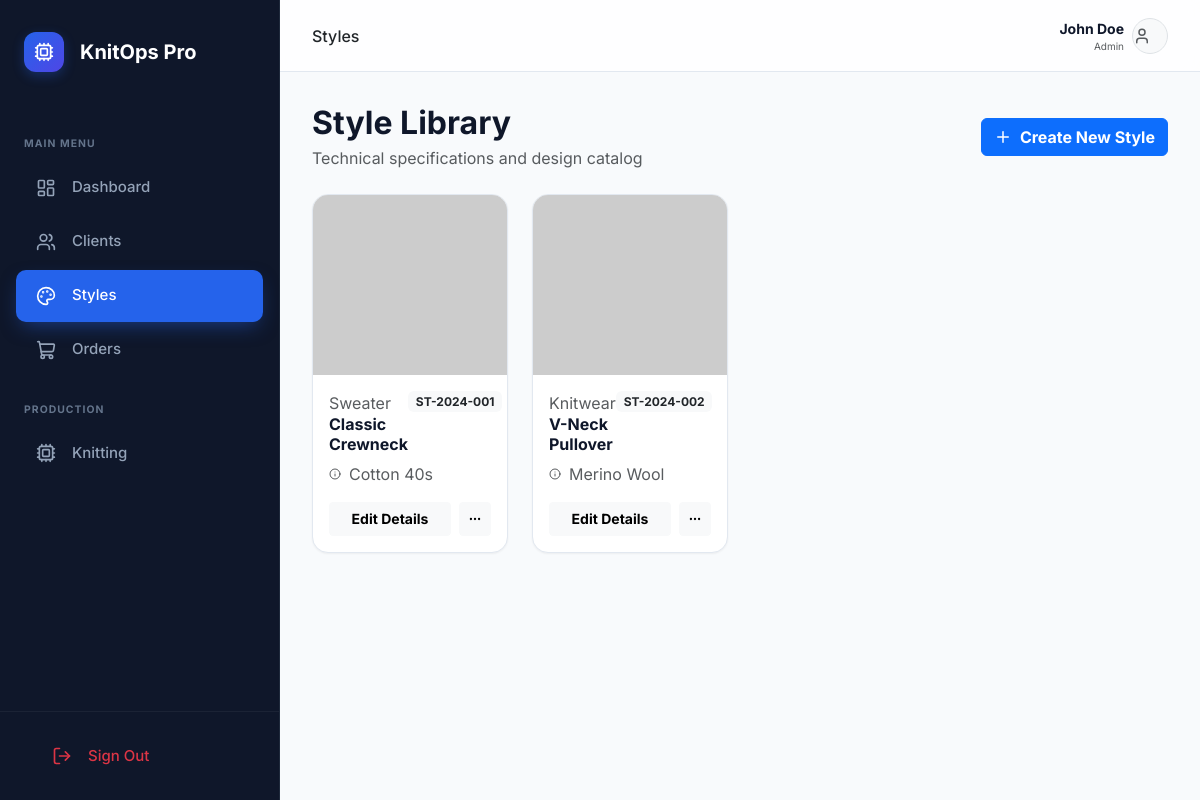
Page /styles.php (signed in) on the committed database.
### tables this page shows
CREATE TABLE IF NOT EXISTS styles (
    id VARCHAR(50) PRIMARY KEY,
    name VARCHAR(100) NOT NULL,
    category VARCHAR(50),
    yarn_type VARCHAR(100),
    image_url VARCHAR(255),
    created_at TIMESTAMP DEFAULT CURRENT_TIMESTAMP
);

### styles.php (the view, shortened to what this page needs)
<?php
include 'header.php';
$styles = $pdo->query("SELECT * FROM styles ORDER BY created_at DESC")->fetchAll();
?>
<div class="d-flex justify-content-between align-items-center mb-4">
    <div>
        <h2 class="fw-bold mb-1">Style Library</h2>
        <p class="text-muted mb-0">Technical specifications and design catalog</p>
    </div>
    <button class="btn btn-primary fw-bold d-flex align-items-center gap-2" data-bs-toggle="modal" data-bs-target="#addStyleModal">
        <i data-lucide="plus" style="width: 18px;"></i>
        Create New Style
    </button>
</div>
<div class="row g-4">
    <?php foreach ($styles as $style): ?>
    <div class="col-md-3">
        <div class="stat-card p-0 overflow-hidden">
            <img src="<?php echo htmlspecialchars($style['image_url']); ?>" class="w-100" style="height: 180px; object-fit: cover;" alt="<?php echo htmlspecialchars($style['name']); ?>">
            <div class="p-3">
                <div class="d-flex justify-content-between align-items-start mb-2">
                    <div>
                        <p class="text-muted x-small mb-0"><?php echo htmlspecialchars($style['category']); ?></p>
                        <h6 class="fw-bold mb-0"><?php echo htmlspecialchars($style['name']); ?></h6>
                    </div>
                    <span class="badge bg-light text-dark x-small"><?php echo htmlspecialchars($style['id']); ?></span>
                </div>
                <div class="d-flex align-items-center gap-2 text-muted x-small mb-3">
                    <i data-lucide="info" style="width: 12px;"></i>
                    <span><?php echo htmlspecialchars($style['yarn_type']); ?></span>
                </div>
                <div class="d-flex gap-2">
                    <button class="btn btn-light btn-sm flex-grow-1 x-small fw-bold">Edit Details</button>
                    <button class="btn btn-light btn-sm x-small"><i data-lucide="more-horizontal" style="width: 14px;"></i></button>
                </div>
            </div>
        </div>
    </div>
    <?php endforeach; ?>
</div>
<?php include 'footer.php'; ?>

### header.php (shortened to what this page needs)
<!DOCTYPE html>
<html lang="en">
<head>
    <link href="https://cdn.jsdelivr.net/npm/bootstrap@5.3.3/dist/css/bootstrap.min.css" rel="stylesheet">
</head>
<body>
    <div id="app-container">
        <aside class="sidebar">
            <div class="sidebar-header">
                <div class="logo-box">
                    <i data-lucide="cpu" style="width: 20px; height: 20px;"></i>
                </div>
                <span class="fw-bold text-white fs-5">KnitOps Pro</span>
            </div>
            <div class="flex-grow-1 mt-2">
                <span class="nav-section-label">Main Menu</span>
                <a href="dashboard.php" class="nav-link <?php echo basename($_SERVER['PHP_SELF']) == 'dashboard.php' ? 'active' : ''; ?>">
                    <i data-lucide="layout-dashboard" style="width: 20px;"></i>
                    <span>Dashboard</span>
                </a>
                <a href="clients.php" class="nav-link <?php echo basename($_SERVER['PHP_SELF']) == 'clients.php' ? 'active' : ''; ?>">
                    <i data-lucide="users" style="width: 20px;"></i>
                    <span>Clients</span>
                </a>
                <a href="styles.php" class="nav-link <?php echo basename($_SERVER['PHP_SELF']) == 'styles.php' ? 'active' : ''; ?>">
                    <i data-lucide="palette" style="width: 20px;"></i>
                    <span>Styles</span>
                </a>
                <a href="orders.php" class="nav-link <?php echo basename($_SERVER['PHP_SELF']) == 'orders.php' ? 'active' : ''; ?>">
                    <i data-lucide="shopping-cart" style="width: 20px;"></i>
                    <span>Orders</span>
                </a>
                <span class="nav-section-label">Production</span>
                <a href="knitting.php" class="nav-link <?php echo basename($_SERVER['PHP_SELF']) == 'knitting.php' ? 'active' : ''; ?>">
                    <i data-lucide="cpu" style="width: 20px;"></i>
                    <span>Knitting</span>
                </a>
            </div>
            <div class="p-3 border-top border-secondary" style="border-color: rgba(255,255,255,0.05) !important;">
                <a href="backend/auth.php?logout=1" class="nav-link text-danger">
                    <i data-lucide="log-out" style="width: 20px;"></i>
                    <span>Sign Out</span>
                </a>
            </div>
        </aside>
        <main class="main-content">
            <header class="header">
                <div class="d-flex align-items-center gap-3">
                    <span class="text-dark fw-medium"><?php echo ucfirst(str_replace('.php', '', basename($_SERVER['PHP_SELF']))); ?></span>
                </div>
                <div class="d-flex align-items-center gap-3">
                    <div class="d-flex align-items-center gap-2">
                        <div class="text-end d-none d-sm-block">
                            <p class="mb-0 fw-bold small"><?php echo $_SESSION['user_name']; ?></p>
                            <p class="mb-0 text-muted" style="font-size: 10px;"><?php echo ucfirst($_SESSION['user_role']); ?></p>
                        </div>
                        <div class="bg-light rounded-circle d-flex align-items-center justify-center border" style="width: 36px; height: 36px;">
                            <i data-lucide="user" class="text-muted" style="width: 18px;"></i>
                        </div>
                    </div>
                </div>
            </header>
            <div class="content-area">

### footer.php (shortened to what this page needs)
            </div>
        </main>
    </div>
</body>
</html>

### header.php (style rules this page uses)
:root { --slate-50: #f8fafc; --slate-100: #f1f5f9; --slate-200: #e2e8f0; --slate-300: #cbd5e1; --slate-400: #94a3b8; --slate-500: #64748b; --slate-600: #475569; --slate-700: #334155; --slate-800: #1e293b; --slate-900: #0f172a; --blue-600: #2563eb; --blue-700: #1d4ed8; --emerald-500: #10b981; --rose-500: #f43f5e; --amber-500: #f59e0b; --radius-md: 0.75rem; --radius-lg: 1rem; --radius-xl: 1.5rem; --shadow-sm: 0 1px 2px 0 rgb(0 0 0 / 0.05); --shadow-md: 0 4px 6px -1px rgb(0 0 0 / 0.1), 0 2px 4px -2px rgb(0 0 0 / 0.1); }
body { font-family: 'Inter', system-ui, sans-serif; background-color: var(--slate-50); color: var(--slate-900); overflow: hidden; height: 100vh; margin: 0; }
#app-container { display: flex; height: 100vh; width: 100vw; }
.sidebar { width: 280px; background-color: var(--slate-900); color: var(--slate-300); display: flex; flex-direction: column; transition: all 0.3s cubic-bezier(0.4, 0, 0.2, 1); flex-shrink: 0; height: 100%; border-right: 1px solid var(--slate-800); }
.sidebar-header { padding: 2rem 1.5rem; display: flex; align-items: center; gap: 1rem; }
.logo-box { width: 40px; height: 40px; background: linear-gradient(135deg, var(--blue-600), #4f46e5); border-radius: 12px; display: flex; align-items: center; justify-content: center; color: white; flex-shrink: 0; box-shadow: 0 4px 12px rgba(37, 99, 235, 0.3); }
.nav-section-label { font-size: 0.65rem; font-weight: 700; text-transform: uppercase; letter-spacing: 0.1em; color: var(--slate-500); padding: 1.5rem 1.5rem 0.5rem; display: block; }
.nav-link { color: var(--slate-400); padding: 0.875rem 1.25rem; border-radius: 10px; margin: 0.125rem 1rem; display: flex; align-items: center; gap: 1rem; text-decoration: none; font-weight: 500; font-size: 0.9375rem; transition: all 0.2s ease; }
.nav-link.active { background-color: var(--blue-600); color: white; box-shadow: 0 8px 20px -6px rgba(37, 99, 235, 0.5); }
.main-content { flex-grow: 1; display: flex; flex-direction: column; overflow: hidden; background-color: var(--slate-50); }
.header { height: 72px; background: rgba(255, 255, 255, 0.8); backdrop-filter: blur(8px); border-bottom: 1px solid var(--slate-200); display: flex; align-items: center; justify-content: space-between; padding: 0 2rem; flex-shrink: 0; z-index: 20; }
.content-area { flex-grow: 1; overflow-y: auto; padding: 2rem; }
.stat-card { background: white; border: 1px solid var(--slate-200); border-radius: var(--radius-lg); padding: 1.5rem; box-shadow: var(--shadow-sm); }

### rows in the picture
styles: category "Sweater", name "Classic Crewneck", id "ST-2024-001", yarn_type "Cotton 40s"
styles: category "Knitwear", name "V-Neck Pullover", id "ST-2024-002", yarn_type "Merino Wool"

### other values in the picture
str_replace('.php', '', basename($_SERVER['PHP_SELF'])) "Styles"
$_SESSION['user_name'] "John Doe"
$_SESSION['user_role'] "Admin"
